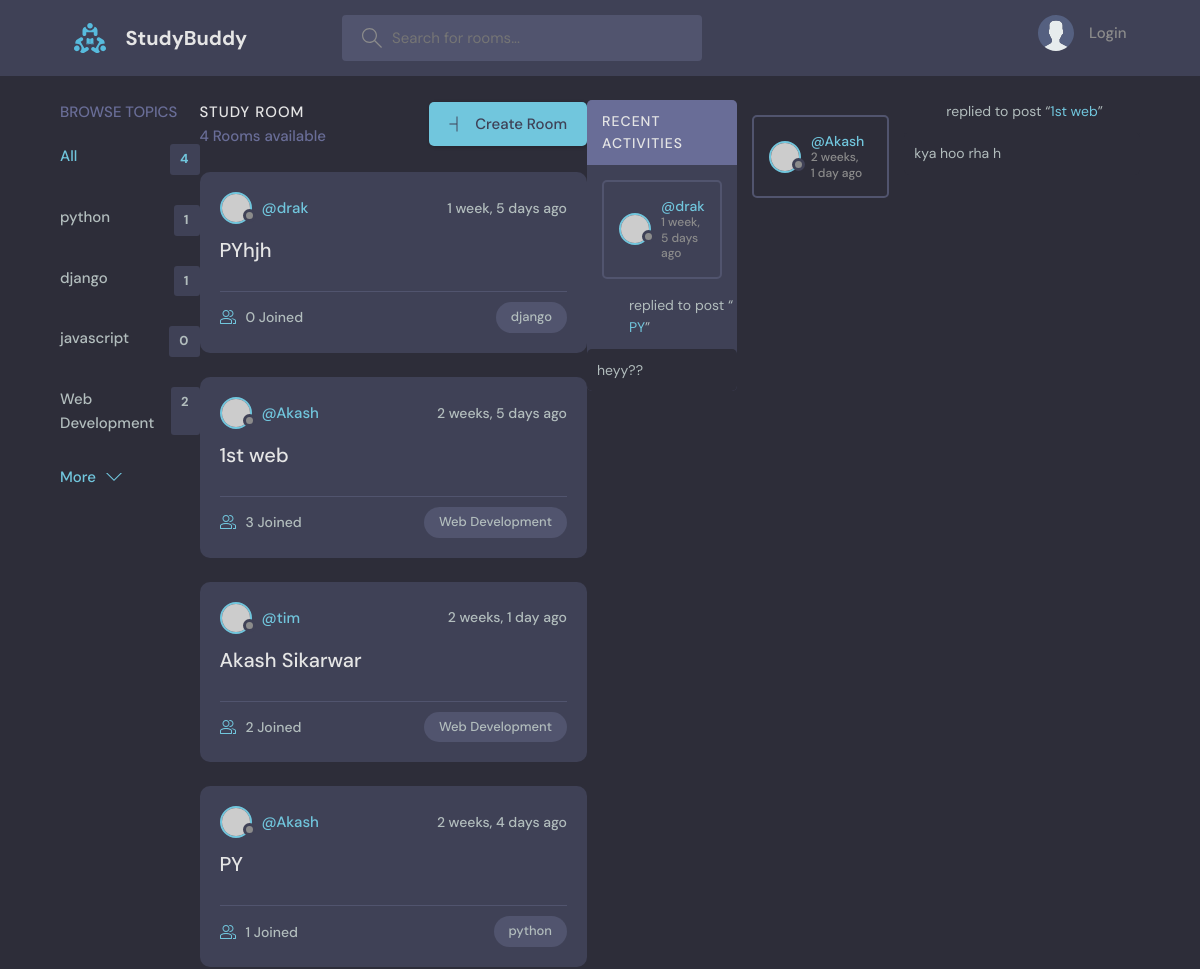
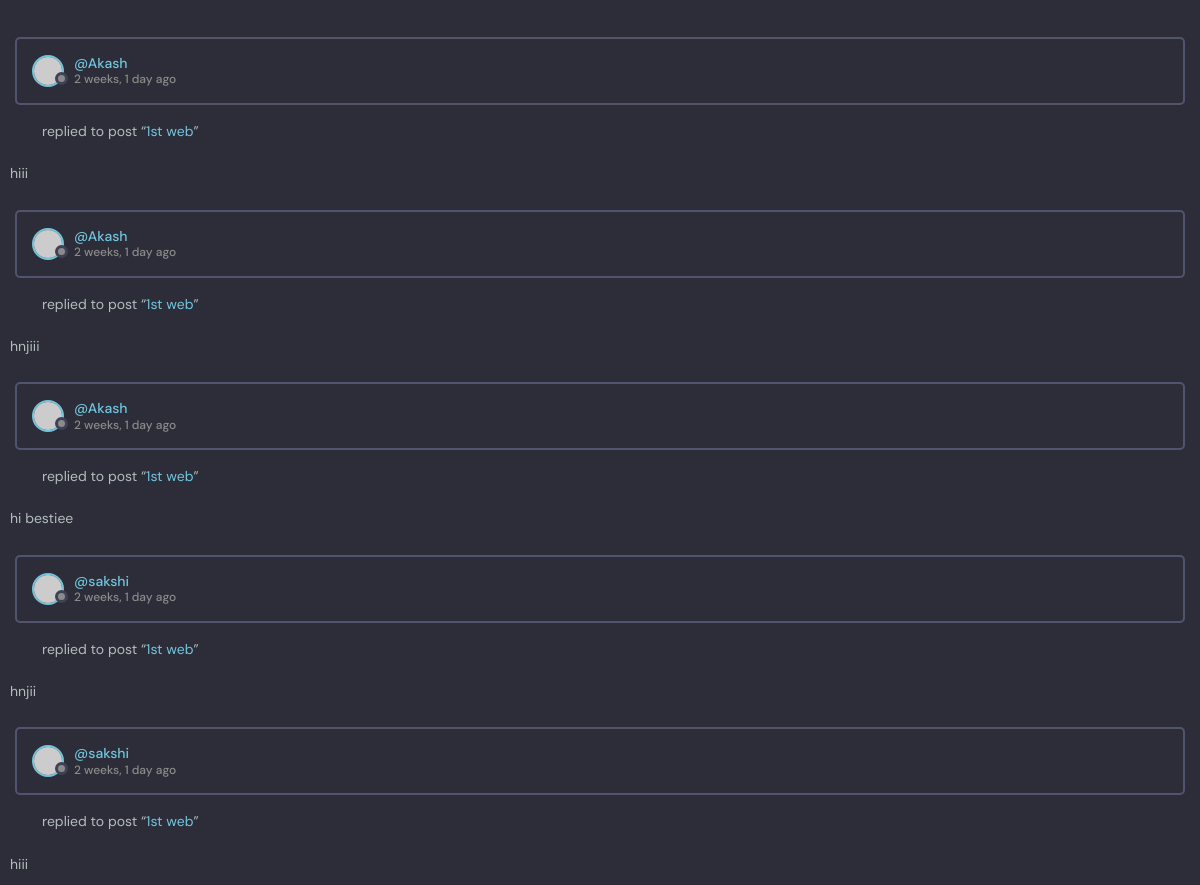
Before: / with the older database file (2 pictures, top to bottom).
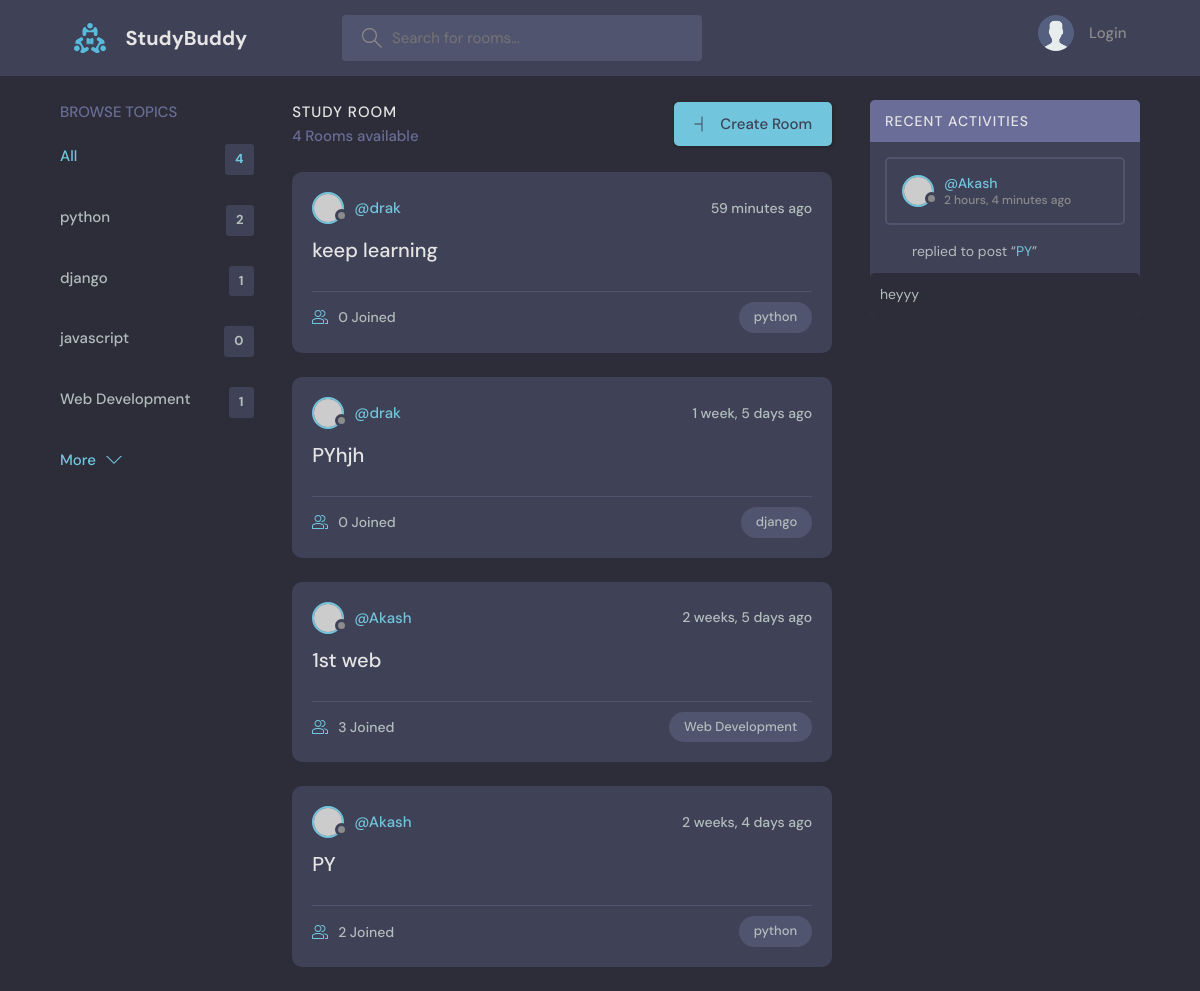
After: the same page with the newer database file.
### base/models.py (models this page shows, shortened)
class Topic(models.Model):
    name=models.CharField(max_length=200)

class Room(models.Model):
    host=models.ForeignKey(User, on_delete=models.SET_NULL,null=True)
    topic=models.ForeignKey(Topic, on_delete=models.SET_NULL,null=True)
    name=models.CharField(max_length=200)
    description=models.TextField(null=True,blank=True)
    participants=models.ManyToManyField(User,related_name='participants',blank=True)
    updated=models.DateTimeField(auto_now=True)
    created=models.DateTimeField(auto_now_add=True)
    def __str__(self):
        return self.name
    class Meta:
        ordering=['-updated','-created']

class Message(models.Model):
    user=models.ForeignKey(User,on_delete=models.CASCADE)
    room=models.ForeignKey(Room, on_delete=models.CASCADE)
    body=models.TextField()
    updated=models.DateTimeField(auto_now=True)
    created=models.DateTimeField(auto_now_add=True)
    class Meta:
        ordering=['-updated','-created']

### base/views.py (the view)
# urls.py: path('',views.home,name="home"),
def home(request):
    q = request.GET.get('q') if request.GET.get('q') != None else ''
    rooms= Room.objects.filter(
         Q(topic__name__icontains= q) |
         Q(name__icontains=q)|
         Q(description__icontains=q)
    )
    topics=Topic.objects.all()
    room_count = rooms.count()
    room_messages=Message.objects.filter(Q(room__topic__name__icontains=q))
    context={'rooms': rooms,'topics': topics, 'room_count' : room_count,'room_messages' : room_messages}
    return render(request,'base/home.html',context)

### base/templates/base/home.html (shortened to what this page needs)
    {% extends 'main.html' %}
    {% block content %}
    <main class="layout layout--3">
      <div class="container">
        {% include 'base/topics_component.html' %}
        <div class="roomList">
          <div class="roomList__header">
            <div>
              <h2>Study Room</h2>
              <p>{{room_count}} Rooms available</p>
            </div>
          <a class="btn btn--main" href="{% url 'create-room' %}">
            <svg version="1.1" xmlns="http://www.w3.org/2000/svg" width="32" height="32" viewBox="0 0 32 32">
                    <title>add</title>
                    <path
                      d="M16.943 0.943h-1.885v14.115h-14.115v1.885h14.115v14.115h1.885v-14.115h14.">
                    </path>
                  </svg>
                  Create Room
                </a>
          </div>
          {% include 'base/feed_component.html' %}
        </div>
         {% include 'base/activity_component.html' %}
    </main>
{% endblock content %}

### base/templates/base/topics_component.html
 <div class="topics">
          <div class="topics__header">
            <h2>Browse Topics</h2>
          </div>
          <ul class="topics__list">
            <li>
              <a href="{% url 'home' %}" class="active">All <span>{{topics.count}}</span></a>
            </li>
            {% for topic in topics %}
            <li>
              <a href="{% url 'home' %}?q={{topic.name}}">{{topic.name}} <span>{{topic.room_set.all.count}}</span></a>
            </li>
            {% endfor %}
          </ul>
          <a class="btn btn--link" href="topics.html">
            More
            <svg version="1.1" xmlns="http://www.w3.org/2000/svg" width="32" height="32" viewBox="0 0 32 32">
              <title>chevron-down</title>
              <path d="M16 21l-13-13h-3l16 16 16-16h-3l-13 13z"></path>
            </svg>
          </a>
        </div>

### base/templates/base/feed_component.html (shortened to what this page needs)
{% for room in rooms %}
<div class="roomListRoom">
            <div class="roomListRoom__header">
              <a href="{% url 'user-profile' room.host.id %}" class="roomListRoom__author">
                <div class="avatar avatar--small">
                  <img src="https://randomuser.me/api/portraits/women/11.jpg" />
                </div>
                <span>@{{room.host.username}}</span>
              </a>
              <div class="roomListRoom__actions">
                <span>{{room.created|timesince}} ago</span>
              </div>
            </div>
            <div class="roomListRoom__content">
              <a href="{% url 'room' room.id %}">{{room.name}}</a>
            </div>
            <div class="roomListRoom__meta">
              <a href="{% url 'room' room.id %}" class="roomListRoom__joined">
                {{room.participants.all.count}} Joined
              </a>
              <p class="roomListRoom__topic">{{room.topic.name}}</p>
            </div>
</div>
{% endfor %}

### base/templates/base/activity_component.html (shortened to what this page needs)
<div class="activities">
          <div class="activities__header">
            <h2>Recent Activities</h2>
          </div>
 {% for message in room_messages %}
          <div class="activities__box">
            <div class="activities__boxHeader roomListRoom__header">
              <a href="{% url 'user-profile' message.user.id %}" class="roomListRoom__author">
                <div class="avatar avatar--small">
                  <img src="https://randomuser.me/api/portraits/women/11.jpg" />
                </div>
                <p>
                  @{{message.user}}
                  <span> {{message.created|timesince}} ago</span>
                </p>
              </a>
              </div>
            </div>
            <div class="activities__boxContent">
              <p>replied to post “<a href="{% url 'room' message.room.id %}">{{message.room}}</a>”</p>
              <div class="activities__boxRoomContent">
                {{message.body}}
              </div>
            </div>
          </div>
{% endfor %}
</div>

Changed rows visible on the page:
removed Room: host.username "tim", created "2 weeks, 1 day", name "Akash Sikarwar", participants.all.count "2", topic.name "Web Development"
removed Message: user "drak", created "1 week, 5 days", room "PY", body "heyy??"
removed Message: user "Akash", created "2 weeks, 1 day", room "1st web", body "kya hoo rha h"
removed Message: user "Akash", created "2 weeks, 1 day", room "1st web", body "hiii"
removed Message: user "Akash", created "2 weeks, 1 day", room "1st web", body "hnjiii"
removed Message: user "Akash", created "2 weeks, 1 day", room "1st web", body "hi bestiee"
removed Message: user "sakshi", created "2 weeks, 1 day", room "1st web", body "hnjii"
removed Message: user "sakshi", created "2 weeks, 1 day", room "1st web", body "hiii"
computed for Topic "python": room_set.all.count "1" → "2"
computed for Topic "Web Development": room_set.all.count "2" → "1"
added Room: host.username "drak", created "59 minutes", name "keep learning", participants.all.count "0", topic.name "python"
computed for Room "PY": participants.all.count "1" → "2"
added Message: user "Akash", created "2 hours, 4 minutes", room "PY", body "heyyy"
